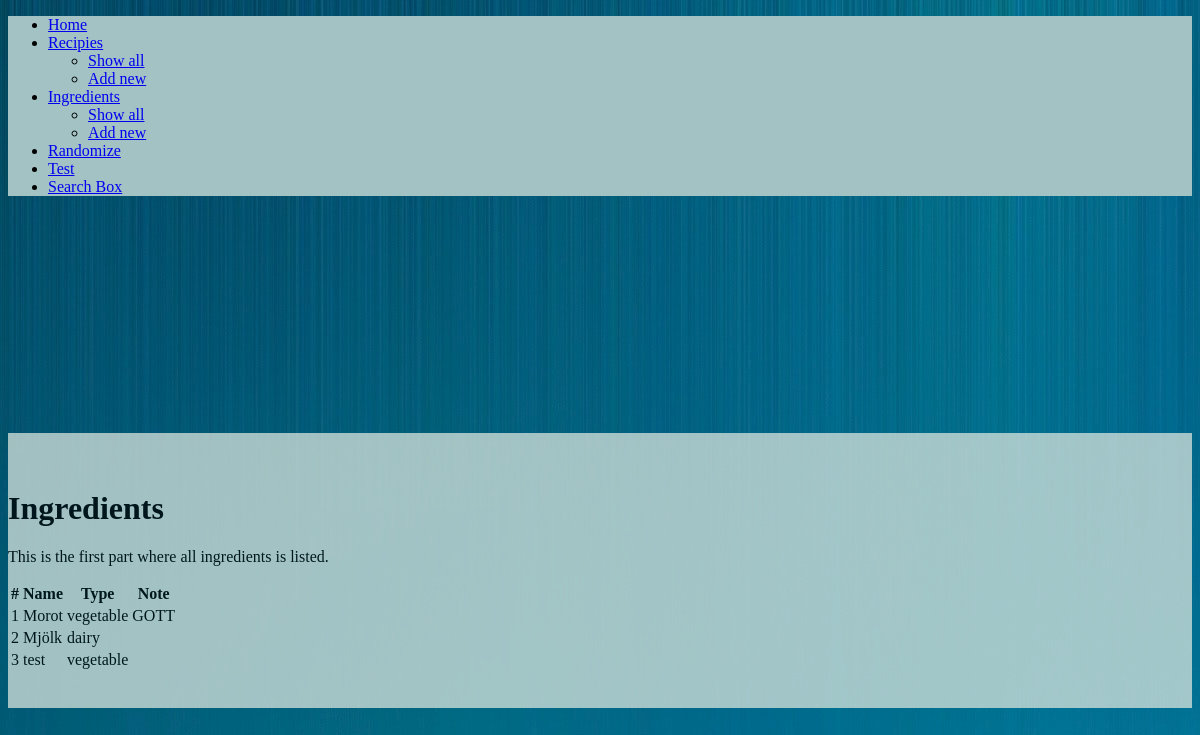
The page /ingredients on the database as committed earlier.
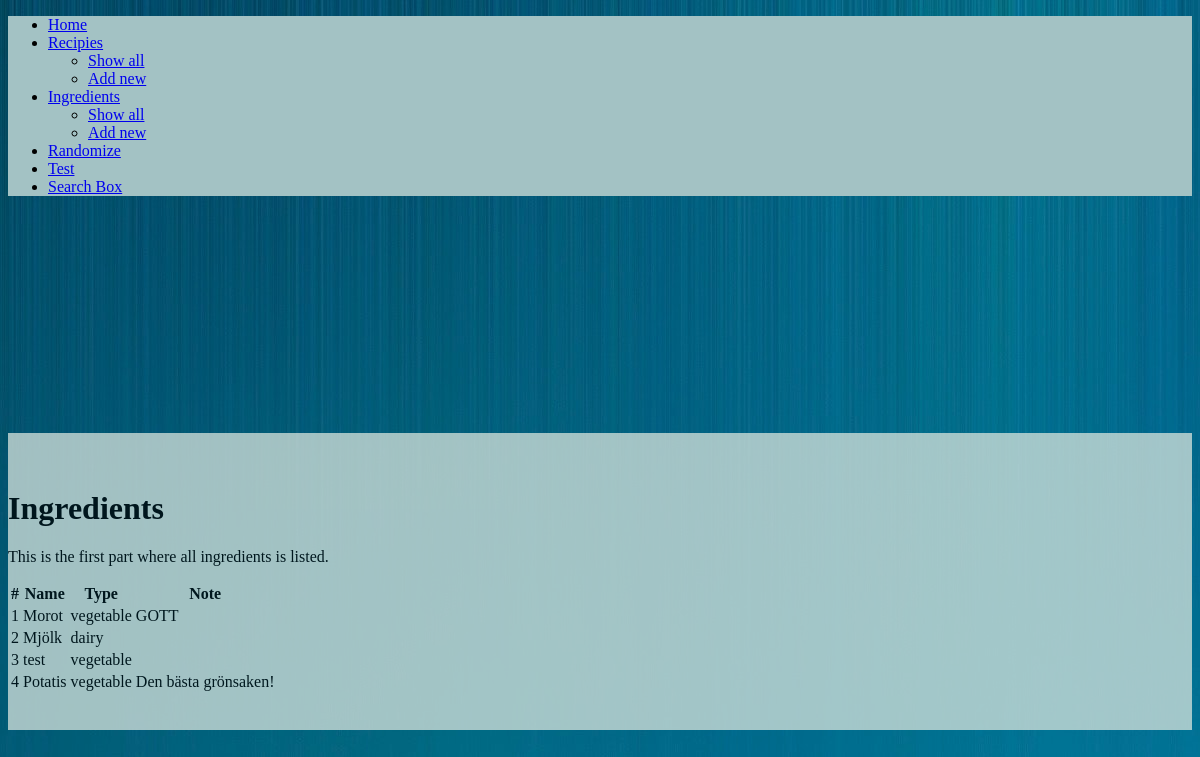
The same page on the database as committed later.
### tables this page shows
CREATE TABLE "ingredient" (
	"id"	INTEGER,
	"name"	VARCHAR(255),
	"type"	VARCHAR(255),
	"note"	TEXT,
	PRIMARY KEY("id" AUTOINCREMENT)
);

### app.py (the view)
@app.route('/ingredients')
def ingredients():
    return render_template(
        "list_ingredients.html",
        ingredients=list_ingredients()
    )

### database.py (called while the page is built)
def list_ingredients():
    with sqlite3.connect('cookbook.db') as conn:
        c = conn.cursor()
        ingredients = c.execute(
            "SELECT * FROM ingredient")
    return ingredients.fetchall()

### templates/list_ingredients.html (shortened to what this page needs)
{% extends "base_layout.html" %}
{% block main %}
    <h1>Ingredients</h1>
    <p>
        This is the first part where all ingredients is listed.
    </p>
    <table class="table">
        <thead>
            <th>#</th>
            <th>Name</th>
            <th>Type</th>
            <th>Note</th>
        </thead>
        <tbody>
            {% for ingredient in ingredients %}
            <tr>
                <td>{{ ingredient[0] }}</td>
                <td>{{ ingredient[1] }}</td>
                <td>{{ ingredient[2] }}</td>
                <td>{{ ingredient[3] }}</td>
            </tr>
            {% endfor %}
        </tbody>
    </table>
{% endblock %}

### templates/base_layout.html (shortened to what this page needs)
<!DOCTYPE html>
<html lang="en">
    <head>
        <link rel="stylesheet" href="https://cdn.metroui.org.ua/v4/css/metro-all.min.css">
        <link rel="stylesheet" href={{ url_for('static', filename='css/styles.css') }}>
    </head>
    <body>
        <ul class="h-menu" style="background-color: #A3C2C4">
            <li><a href="/">Home</a></li>
            <li><a href="#" class="dropdown-toggle">Recipies</a>
                <ul class="d-menu" data-role="dropdown">
                    <li><a href="/recipies">Show all</a></li>
                    <li><a href="/recipes/add">Add new</a></li>
                </ul>
            </li>
            <li><a href="#" class="dropdown-toggle">Ingredients</a>
                <ul class="d-menu" data-role="dropdown">
                    <li><a href="/ingredients">Show all</a></li>
                    <li><a href="/ingredients/add">Add new</a></li>
                </ul>
            </li>
            <li><a href="/random">Randomize</a></li>
            <li><a href="/test">Test</a></li>
            <li><a href="/test">Search Box</a></li>
        </ul>
        <div>
            <div class="grid">
                <div class="row flex-align-center">
                    <div class="cell-8 offset-2">
                        <div class="container main">
                            {% block main %}{% endblock %}
                        </div>
                    </div>
                </div>
            </div>
        </div>
    </body>
</html>

### static/css/styles.css (style rules this page uses)
.main { margin-top: 20%; opacity: 0.75; padding-top: 3%; padding-bottom: 3%; background-color: rgb(216, 228, 221); }
body { background-image:url('../img/pexels-mudassir-ali-2680270.jpg'); }

Rows that differ between the two databases and show on the page:
added ingredient: id "4", name "Potatis", type "vegetable", note "Den bästa grönsaken!"
